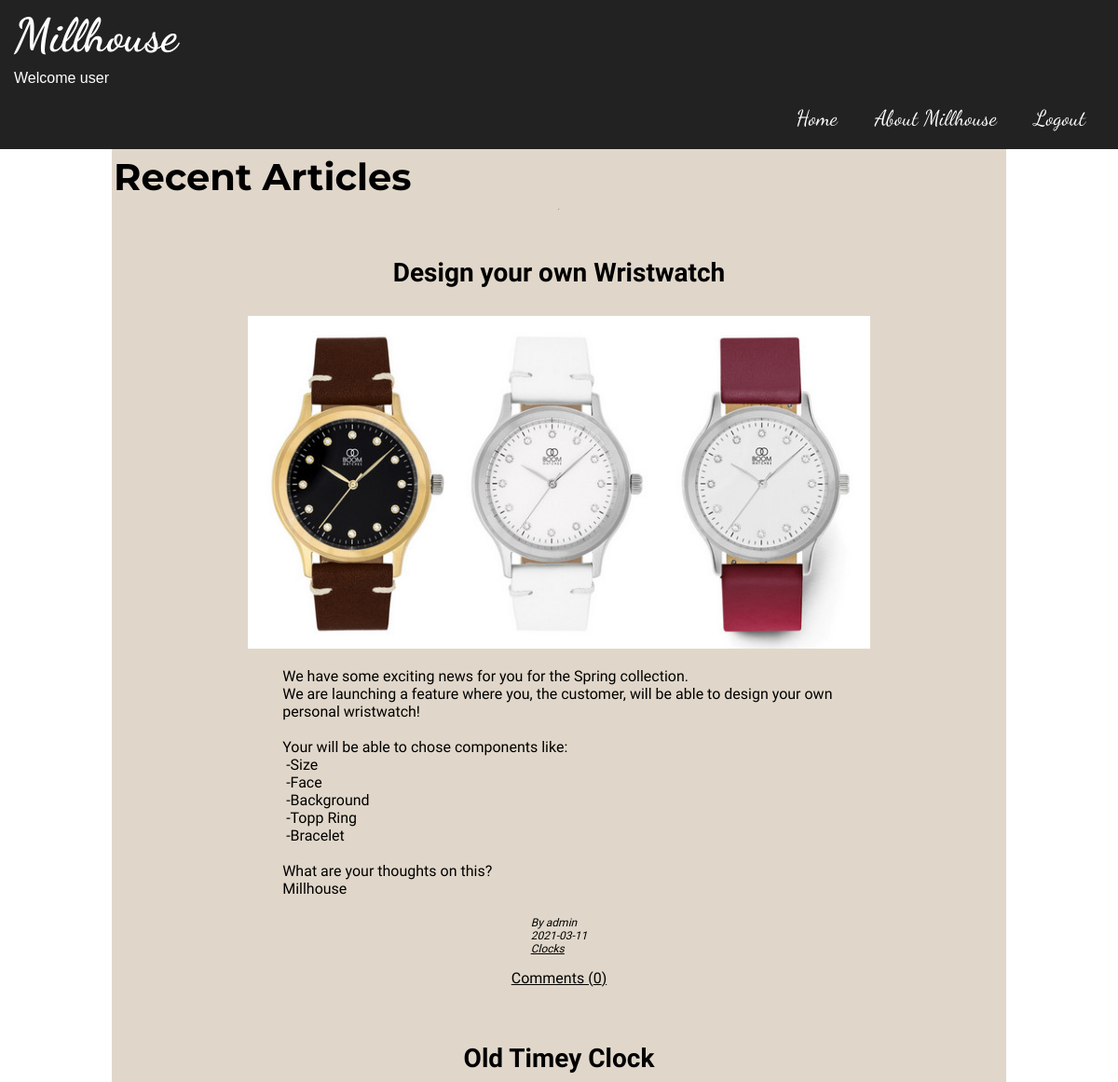
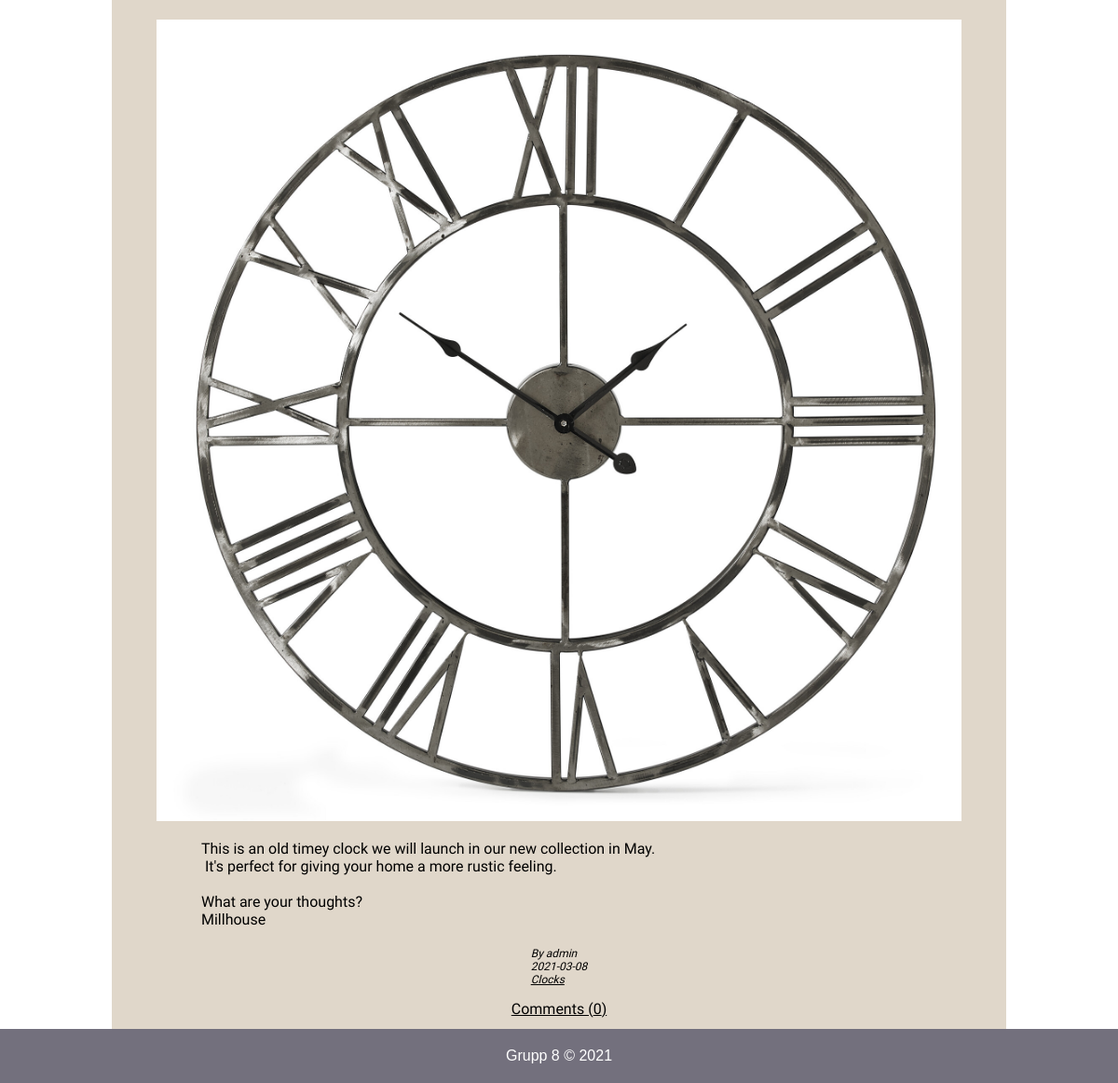
Page /index.php (signed in) on the committed database (2 pictures, top to bottom).
### tables this page shows
CREATE TABLE `posts`(
`ID` INT PRIMARY KEY NOT NULL AUTO_INCREMENT,
`Title` VARCHAR(30) NOT NULL,
`Image` VARCHAR(200),
`Category` VARCHAR(30) NOT NULL DEFAULT 'uncategorized',
`Date` DATE NOT NULL,
`UserID` INT NOT NULL,
`Content` TEXT NOT NULL,
CONSTRAINT FK_user_post FOREIGN KEY(UserID) REFERENCES users(ID)
);

CREATE TABLE `users`(
`ID` INT PRIMARY KEY NOT NULL AUTO_INCREMENT,
`Firstname` VARCHAR(20) NOT NULL,
`Lastname` VARCHAR(40) NOT NULL,
`Username` VARCHAR(20) NOT NULL UNIQUE,
`Email` VARCHAR(200) NOT NULL UNIQUE,
`Password` VARCHAR(32) NOT NULL,
`Role` VARCHAR(5) NOT NULL DEFAULT 'user'
);

### Includes/functions.php (called while the page is built)
<?php
function escape($string){
    return htmlspecialchars($string, ENT_COMPAT, 'UTF-8');
}
?>

### classes/Posts.php (the view, shortened to what this page needs)
<?php
$path = $_SERVER['DOCUMENT_ROOT'];
include($path . "/CMS_Projekt_Grupp8/includes/functions.php");
class Post
{
    private $id;
    private $title;
    private $image;
    private $category;
    private $content;
    private $date;
    private $username;
    private $amountComments;
    function __construct($id_IN, $title_IN, $image_IN, $category_IN, $content_IN, $date_IN, $userId_IN, $username_IN, $amountComments_IN)
    {
        $this->id = $id_IN;
        $this->title = escape($title_IN);
        $this->image = $image_IN;
        $this->category = escape($category_IN);
        $this->content = escape($content_IN);
        $this->date = $date_IN;
        $this->username = $username_IN;
        $this->amountComments = $amountComments_IN;
    }
    function createPostHtml()
    {
        echo "<article class='post' id='$this->id'>";
        echo "<h3 class='post__title'>$this->title</h3>";
        echo "<aside class='post__meta'><adress>By $this->username</adress><time datetime='$this->date'>$this->date</time><a href='/CMS_Projekt_Grupp8/index.php?category=$this->category'>$this->category</a></aside>";
        if (isset($this->image)){
            echo "<img class='post__img'src='/CMS_Projekt_Grupp8/views/$this->image' alt='Blog post image' />";
        }
        echo "<p class='post__content'>$this->content</p>";
        $fileName = basename($_SERVER['PHP_SELF']);
        if ($fileName == "index.php") {
            echo "<a class='post__comment' href='views/comments.php?id=$this->id'>Comments ($this->amountComments)</a>";
        }
        echo "</article>";
    }
}

### Includes/printPosts.php
<?php
include("classes/Posts.php");
if (isset($_GET['category'])){
    $category = ($_GET['category']);
    $stm = $db->prepare("SELECT p.ID, p.Title, p.Image, p.Category, p.Content, p.Date, p.UserId, u.Username, (SELECT COUNT(*) FROM comments AS c WHERE c.PostId = p.Id) AS AmountComments FROM posts AS p
    JOIN users AS u ON u.Id=p.UserId WHERE p.Category = :category_IN ORDER BY p.ID DESC");
    $stm->bindParam(':category_IN', $category);
    $stm->execute();
} else {
    $stm = $db->query("SELECT p.ID, p.Title, p.Image, p.Category, p.Content, p.Date, p.UserId, u.Username, (SELECT COUNT(*) FROM comments AS c WHERE c.PostId = p.Id) AS AmountComments FROM posts AS p
    JOIN users AS u WHERE u.Id=p.UserId ORDER BY p.ID DESC");
}
while ($row = $stm->fetch()) {
    $i = $row["ID"];
    $post[$i] = new Post($row["ID"], $row["Title"], $row["Image"], $row["Category"], $row["Content"], $row["Date"], $row["UserId"], $row["Username"], $row["AmountComments"]);
    $post[$i]->createPostHtml();
}

### Css/style.css (style rules this page uses)
* { box-sizing: border-box; padding: 0px; margin: 0px; }
body { font-family: sans-serif; font-size: 16px; position: relative; min-height: 100vh; }
.post { display: flex; align-items: center; flex-direction: column; padding-top: 50px; }
.post__title { order: 0; padding-bottom: 30px; font-size: 28px; }
.post__img { order: 1; max-width:90%; }
.post__content { order: 2; padding-top: 20px; font-size: 16px; white-space: pre-wrap; width:80%; }
.post__meta { order: 3; padding-top: 5px; display: flex; flex-direction: column; font-style: italic; font-size: 12px; padding-bottom: 15px; padding-top: 20px; }
.post__comment { order: 4; padding-bottom: 10px; }
a { color: black; }

### rows in the picture
posts: Title "Design your own Wristwatch", UserID.Username "admin", Date "2021-03-11", Category "Clocks", Image (picture), Content "We have some exciting news for you for the Spring collection. We are launching a feature where you, the customer, will be able to design your own personal wristwatch! Your will be able to chose components like: -Size -Face -Background -Topp Ring -Bracelet What are your thoughts on this? Millhouse", amountComments "0"
posts: Title "Old Timey Clock", UserID.Username "admin", Date "2021-03-08", Category "Clocks", Image (picture), Content "This is an old timey clock we will launch in our new collection in May. It's perfect for giving your home a more rustic feeling. What are your thoughts? Millhouse", amountComments "0"

### other values in the picture
$_SESSION['username'] "user"
